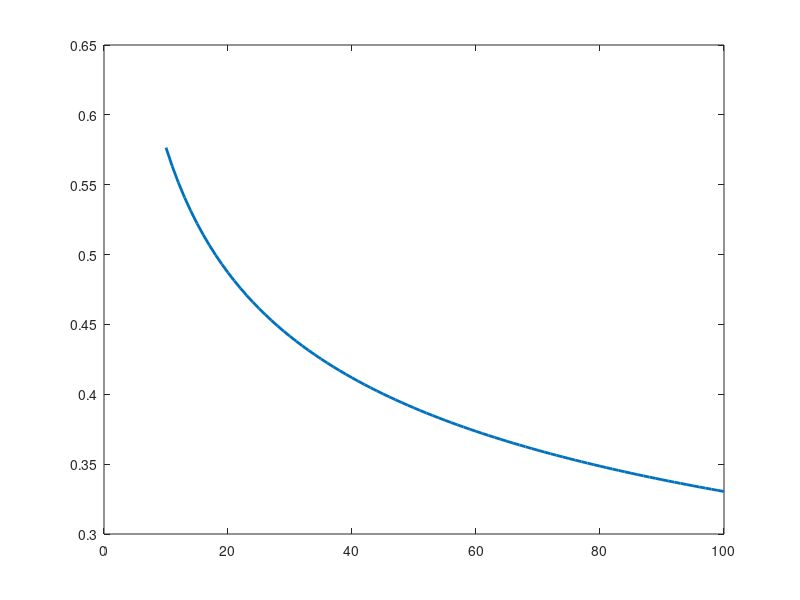

Reproduce this figure in MATLAB. (Note: this script raises an error after producing the figure.)
% Figure1: learning curves that cross
% and have the exactly the same AULC
% these learning curves are 'made up' and do not correspond
% to actual learning curves generated on data,
% since they are only used as illustration

close all;
clear all;

save_to_pdf = 0; % requires export_fig to be installed in export_fig
% https://nl.mathworks.com/matlabcentral/fileexchange/23629-export_fig

%%

x = 10:100;
lw = 2;

y1 = x.^(-0.25)+0.3-0.4+0.11+0.0042;
y2 = (x*1000).^(-0.3)+0.6-0.4+0.1-0.05+0.11-0.0003;

y1trn = 1-y1.*0.25-0.65;
y2trn = 1-y2-0.22;

AULC_y1 = mean(y1);
AULC_y2 = mean(y2);
% note that the means are _exactly_ equal, and thus, in this case,
% the AULC cannot help us distuinguish these curves

figure;
fh1 = plot(x,y1,'LineWidth',lw);
blue = fh1.Color;
hold on;
fh2 = plot(x,y2,'LineWidth',lw);
red = fh2.Color;

xlabel('n','fontsize',16)
ylabel('error rate','fontsize',16)

axis([10 100 0.3 0.6])

set(gca,'XTick', [50, 100])
set(gca,'Ytick', [0.2, 0.4, 0.6])

a = get(gca,'XTickLabel');
set(gca,'XTickLabel',a,'fontsize',12)
a = get(gca,'YTickLabel');
set(gca,'YTickLabel',a,'fontsize',12)

set(gcf,'color','white')
box off

set(gcf,'Position',[680   735   427   243])

if (save_to_pdf == 1)
    addpath('export_fig');
    export_fig figures/figure1.pdf
end
